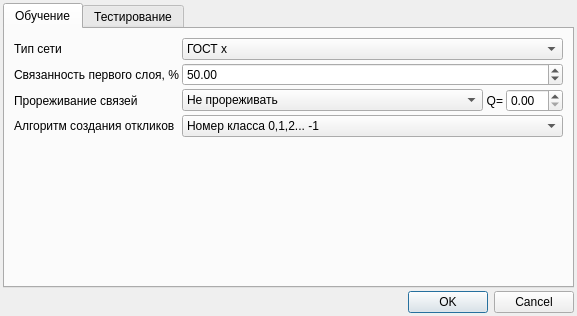
<?xml version="1.0" encoding="UTF-8"?>
<ui version="4.0">
 <class>DlgNNet</class>
 <widget class="QDialog" name="DlgNNet">
  <property name="geometry">
   <rect>
    <x>0</x>
    <y>0</y>
    <width>568</width>
    <height>316</height>
   </rect>
  </property>
  <property name="windowTitle">
   <string>Нейросетевой классификатор</string>
  </property>
  <layout class="QVBoxLayout" name="verticalLayout_2">
   <property name="spacing">
    <number>3</number>
   </property>
   <property name="leftMargin">
    <number>3</number>
   </property>
   <property name="topMargin">
    <number>3</number>
   </property>
   <property name="rightMargin">
    <number>3</number>
   </property>
   <property name="bottomMargin">
    <number>3</number>
   </property>
   <item>
    <layout class="QVBoxLayout" name="verticalLayout">
     <item>
      <widget class="QTabWidget" name="tabWidget">
       <property name="currentIndex">
        <number>0</number>
       </property>
       <widget class="QWidget" name="tabFit">
        <attribute name="title">
         <string>Обучение</string>
        </attribute>
        <layout class="QGridLayout" name="gridLayout_2">
         <item row="0" column="1">
          <layout class="QGridLayout" name="gridLayout">
           <property name="spacing">
            <number>3</number>
           </property>
           <item row="2" column="2">
            <layout class="QHBoxLayout" name="horizontalLayout" stretch="80,0,10">
             <property name="spacing">
              <number>3</number>
             </property>
             <item>
              <widget class="QComboBox" name="cbReduceRule">
               <item>
                <property name="text">
                 <string>Не прореживать</string>
                </property>
               </item>
               <item>
                <property name="text">
                 <string>Прореживать с q&lt;q_mean</string>
                </property>
               </item>
               <item>
                <property name="text">
                 <string>Прореживать с q&lt;Q</string>
                </property>
               </item>
              </widget>
             </item>
             <item>
              <widget class="QLabel" name="label_7">
               <property name="text">
                <string>Q=</string>
               </property>
               <property name="alignment">
                <set>Qt::AlignRight|Qt::AlignTrailing|Qt::AlignVCenter</set>
               </property>
              </widget>
             </item>
             <item>
              <widget class="QDoubleSpinBox" name="edQ"/>
             </item>
            </layout>
           </item>
           <item row="1" column="2">
            <widget class="QDoubleSpinBox" name="edConnPercent">
             <property name="value">
              <double>50.000000000000000</double>
             </property>
            </widget>
           </item>
           <item row="4" column="0">
            <widget class="QLabel" name="label_4">
             <property name="text">
              <string>Алгоритм создания откликов</string>
             </property>
            </widget>
           </item>
           <item row="4" column="2">
            <widget class="QComboBox" name="cbYCodeRule">
             <item>
              <property name="text">
               <string>Номер класса 0,1,2... -1</string>
              </property>
             </item>
             <item>
              <property name="text">
               <string>Бинарный код {00,01,10,11}</string>
              </property>
             </item>
             <item>
              <property name="text">
               <string>Вероятностный код {0001,0010,0100,1000}</string>
              </property>
             </item>
            </widget>
           </item>
           <item row="6" column="0">
            <spacer name="verticalSpacer">
             <property name="orientation">
              <enum>Qt::Vertical</enum>
             </property>
             <property name="sizeHint" stdset="0">
              <size>
               <width>20</width>
               <height>40</height>
              </size>
             </property>
            </spacer>
           </item>
           <item row="0" column="0">
            <widget class="QLabel" name="label_3">
             <property name="text">
              <string>Тип сети</string>
             </property>
            </widget>
           </item>
           <item row="2" column="0">
            <widget class="QLabel" name="label">
             <property name="text">
              <string>Прореживание связей</string>
             </property>
            </widget>
           </item>
           <item row="1" column="0">
            <widget class="QLabel" name="label_2">
             <property name="text">
              <string>Связанность первого слоя, %</string>
             </property>
            </widget>
           </item>
           <item row="0" column="2">
            <widget class="QComboBox" name="cbNetType">
             <item>
              <property name="text">
               <string>ГОСТ x</string>
              </property>
             </item>
             <item>
              <property name="text">
               <string>ГОСТ x^2</string>
              </property>
             </item>
             <item>
              <property name="text">
               <string>ГОСТ x^.5</string>
              </property>
             </item>
             <item>
              <property name="text">
               <string>ГОСТ x - ГОСТ x</string>
              </property>
             </item>
            </widget>
           </item>
          </layout>
         </item>
        </layout>
       </widget>
       <widget class="QWidget" name="tabTest">
        <attribute name="title">
         <string>Тестирование</string>
        </attribute>
        <layout class="QGridLayout" name="gridLayout_4">
         <item row="0" column="0">
          <layout class="QGridLayout" name="gridLayout_3">
           <property name="spacing">
            <number>3</number>
           </property>
           <item row="1" column="0">
            <widget class="QLabel" name="label_5">
             <property name="text">
              <string>Результаты обучения: ожидание | отклонение | код</string>
             </property>
            </widget>
           </item>
           <item row="0" column="1">
            <widget class="QComboBox" name="cbTestRule">
             <item>
              <property name="text">
               <string>По мере Хэмминга от m Свой</string>
              </property>
             </item>
             <item>
              <property name="text">
               <string>Попадание в диапазон Свой [m-2s;m+2s]</string>
              </property>
             </item>
             <item>
              <property name="text">
               <string>По распределению Свой (m,s)</string>
              </property>
             </item>
            </widget>
           </item>
           <item row="0" column="0">
            <widget class="QLabel" name="label_6">
             <property name="text">
              <string>Оценка близости к эталону</string>
             </property>
            </widget>
           </item>
           <item row="2" column="0" colspan="2">
            <widget class="QTableWidget" name="msy">
             <property name="columnCount">
              <number>3</number>
             </property>
             <column>
              <property name="text">
               <string>отклик</string>
              </property>
             </column>
             <column>
              <property name="text">
               <string>ожидание</string>
              </property>
             </column>
             <column>
              <property name="text">
               <string>отклонение</string>
              </property>
             </column>
            </widget>
           </item>
          </layout>
         </item>
        </layout>
       </widget>
      </widget>
     </item>
     <item>
      <widget class="QDialogButtonBox" name="buttonBox">
       <property name="standardButtons">
        <set>QDialogButtonBox::Cancel|QDialogButtonBox::Ok</set>
       </property>
      </widget>
     </item>
    </layout>
   </item>
  </layout>
 </widget>
 <resources/>
 <connections/>
</ui>
